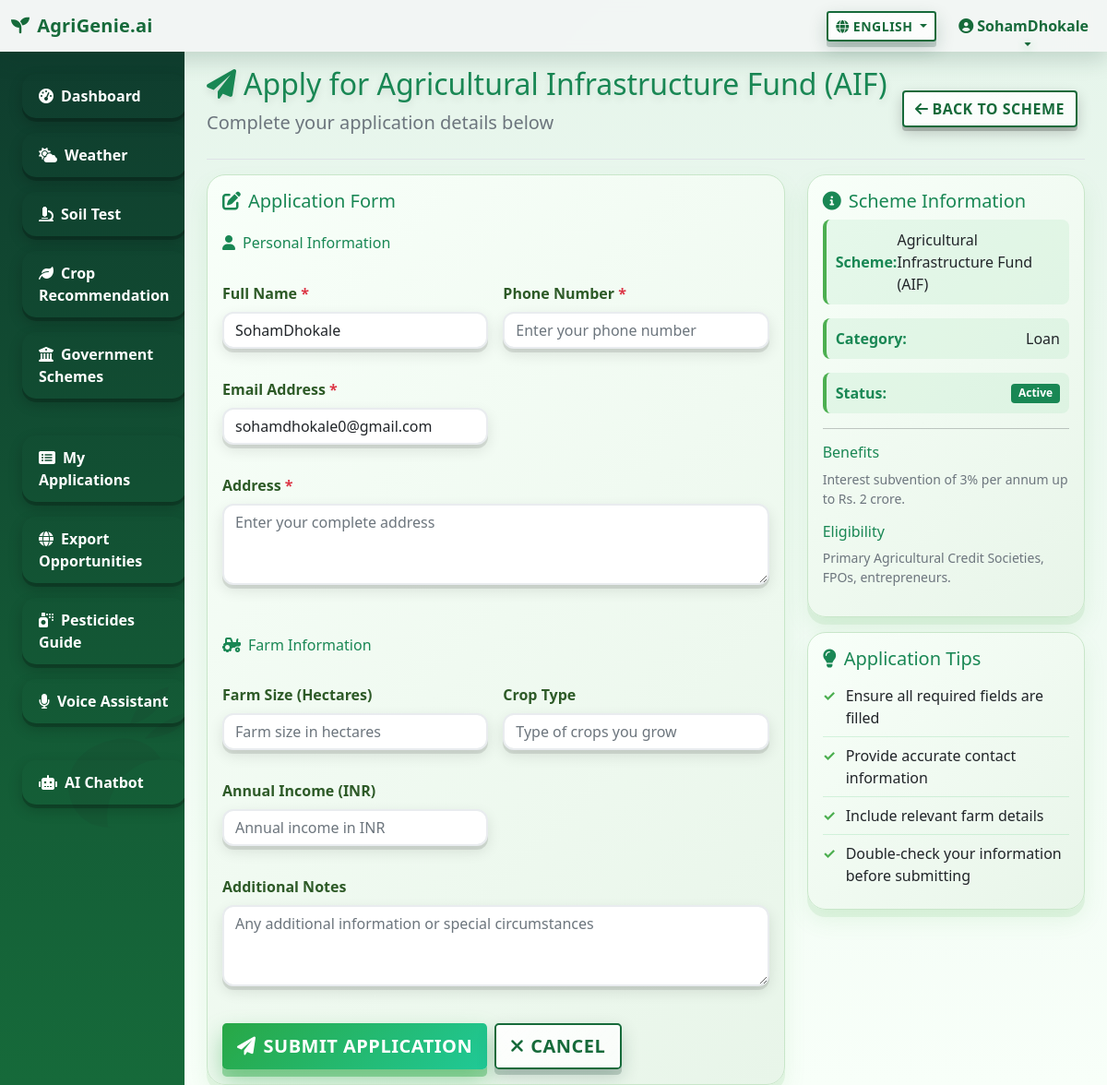
/schemes/9/apply/ (signed in), run on the app's committed database.
### apps/authentication/models.py (models this page shows, shortened)
class CustomUser(AbstractUser):
    phone = models.CharField(max_length=15, blank=True)
    location = models.CharField(max_length=100, blank=True)
    farm_size = models.DecimalField(max_digits=10, decimal_places=2, null=True, blank=True)
    state = models.CharField(max_length=50, blank=True)
    district = models.CharField(max_length=50, blank=True)
    created_at = models.DateTimeField(auto_now_add=True)

### apps/schemes/models.py (models this page shows, shortened)
class GovernmentScheme(models.Model):
    CATEGORY_CHOICES = [
        ('subsidy', 'Subsidy'),
        ('loan', 'Loan'),
        ('insurance', 'Insurance'),
        ('training', 'Training'),
        ('equipment', 'Equipment'),
        ('technology', 'Technology'),
    ]
    name = models.CharField(max_length=200)
    category = models.CharField(max_length=20, choices=CATEGORY_CHOICES)
    description = models.TextField()
    eligibility = models.TextField()
    benefits = models.TextField()
    application_process = models.TextField()
    documents_required = models.TextField()
    contact_info = models.TextField()
    website_url = models.URLField(blank=True)
    application_form_url = models.URLField(blank=True, help_text="Direct link to application form")
    is_active = models.BooleanField(default=True)
    created_at = models.DateTimeField(auto_now_add=True)
    class Meta:
        ordering = ['name']

### apps/schemes/views.py (the view)
# urls.py: path('<int:scheme_id>/apply/', views.apply_scheme, name='apply_scheme'),
@login_required
def apply_scheme(request, scheme_id):
    scheme = get_object_or_404(GovernmentScheme, id=scheme_id, is_active=True)
    try:
        existing_application = SchemeApplication.objects.get(user=request.user, scheme=scheme)
        messages.warning(request, f'You have already applied for {scheme.name}.')
        return redirect('scheme_detail', scheme_id=scheme_id)
    except SchemeApplication.DoesNotExist:
        pass
    if request.method == 'POST':
        form = SchemeApplicationForm(request.POST)
        if form.is_valid():
            application = form.save(commit=False)
            application.user = request.user
            application.scheme = scheme
            application.status = 'submitted'
            application.save()
            messages.success(request, f'Your application for {scheme.name} has been submitted successfully!')
            return redirect('my_applications')
    else:
        initial_data = {
            'full_name': f"{request.user.first_name} {request.user.last_name}".strip() or request.user.username,
            'email': request.user.email,
        }
        form = SchemeApplicationForm(initial=initial_data)
    return render(request, 'schemes/apply.html', {
        'scheme': scheme,
        'form': form
    })

### templates/schemes/apply.html (shortened to what this page needs)
{% extends 'base/base.html' %}
{% block content %}
<div class="d-flex justify-content-between flex-wrap flex-md-nowrap align-items-center pt-3 pb-2 mb-3 border-bottom">
    <div>
        <h1 class="h2 text-success dashboard-title">
            <i class="fas fa-paper-plane me-2"></i>Apply for {{ scheme.name }}
        </h1>
        <p class="lead text-muted">Complete your application details below</p>
    </div>
    <div class="btn-toolbar mb-2 mb-md-0">
        <div class="btn-group me-2">
            <a href="{% url 'scheme_detail' scheme.id %}" class="btn btn-outline-secondary back-btn">
                <i class="fas fa-arrow-left me-1"></i>Back to Scheme
            </a>
        </div>
    </div>
</div>
<div class="row g-4">
    <div class="col-lg-8">
        <div class="card apply-form-card">
            <div class="card-body">
                <h5 class="card-title text-success mb-4">
                    <i class="fas fa-edit me-2"></i>Application Form
                </h5>
                <form method="post" class="application-form">
                    <div class="row g-3">
                        <div class="col-12">
                            <h6 class="text-success mb-3">
                                <i class="fas fa-user me-2"></i>Personal Information
                            </h6>
                        </div>
                        <div class="col-md-6">
                            <div class="form-group">
                                <label for="{{ form.full_name.id_for_label }}" class="form-label">
                                    {{ form.full_name.label }} <span class="text-danger">*</span>
                                </label>
                                {{ form.full_name }}
                            </div>
                        </div>
                        <div class="col-md-6">
                            <div class="form-group">
                                <label for="{{ form.phone_number.id_for_label }}" class="form-label">
                                    {{ form.phone_number.label }} <span class="text-danger">*</span>
                                </label>
                                {{ form.phone_number }}
                            </div>
                        </div>
                        <div class="col-md-6">
                            <div class="form-group">
                                <label for="{{ form.email.id_for_label }}" class="form-label">
                                    {{ form.email.label }} <span class="text-danger">*</span>
                                </label>
                                {{ form.email }}
                            </div>
                        </div>
                        <div class="col-12">
                            <div class="form-group">
                                <label for="{{ form.address.id_for_label }}" class="form-label">
                                    {{ form.address.label }} <span class="text-danger">*</span>
                                </label>
                                {{ form.address }}
                            </div>
                        </div>
                        <div class="col-12">
                            <h6 class="text-success mb-3 mt-4">
                                <i class="fas fa-tractor me-2"></i>Farm Information
                            </h6>
                        </div>
                        <div class="col-md-6">
                            <div class="form-group">
                                <label for="{{ form.farm_size.id_for_label }}" class="form-label">
                                    {{ form.farm_size.label }}
                                </label>
                                {{ form.farm_size }}
                            </div>
                        </div>
                        <div class="col-md-6">
                            <div class="form-group">
                                <label for="{{ form.crop_type.id_for_label }}" class="form-label">
                                    {{ form.crop_type.label }}
                                </label>
                                {{ form.crop_type }}
                            </div>
                        </div>
                        <div class="col-md-6">
                            <div class="form-group">
                                <label for="{{ form.annual_income.id_for_label }}" class="form-label">
                                    {{ form.annual_income.label }}
                                </label>
                                {{ form.annual_income }}
                            </div>
                        </div>
                        <div class="col-12">
                            <div class="form-group">
                                <label for="{{ form.notes.id_for_label }}" class="form-label">
                                    {{ form.notes.label }}
                                </label>
                                {{ form.notes }}
                            </div>
                        </div>
                    </div>
                    <div class="d-flex gap-2 mt-4">
                        <button type="submit" class="btn btn-success btn-lg submit-btn">
                            <i class="fas fa-paper-plane me-2"></i>Submit Application
                        </button>
                        <a href="{% url 'scheme_detail' scheme.id %}" class="btn btn-outline-secondary btn-lg">
                            <i class="fas fa-times me-2"></i>Cancel
                        </a>
                    </div>
                </form>
            </div>
        </div>
    </div>
    <div class="col-lg-4">
        <div class="card scheme-info-card">
            <div class="card-body">
                <h5 class="card-title text-success">
                    <i class="fas fa-info-circle me-2"></i>Scheme Information
                </h5>
                <div class="scheme-info">
                    <div class="info-item">
                        <strong class="text-success">Scheme:</strong>
                        <span>{{ scheme.name }}</span>
                    </div>
                    <div class="info-item">
                        <strong class="text-success">Category:</strong>
                        <span>{{ scheme.get_category_display }}</span>
                    </div>
                    <div class="info-item">
                        <strong class="text-success">Status:</strong>
                        <span class="badge bg-success">Active</span>
                    </div>
                </div>
                <hr>
                <h6 class="text-success">Benefits</h6>
                <p class="text-muted small">{{ scheme.benefits|truncatewords:20 }}</p>
                <h6 class="text-success">Eligibility</h6>
                <p class="text-muted small">{{ scheme.eligibility|truncatewords:15 }}</p>
            </div>
        </div>
        <div class="card tips-card mt-3">
            <div class="card-body">
                <h5 class="card-title text-success">
                    <i class="fas fa-lightbulb me-2"></i>Application Tips
                </h5>
                <ul class="tips-list">
                    <li>Ensure all required fields are filled</li>
                    <li>Provide accurate contact information</li>
                    <li>Include relevant farm details</li>
                    <li>Double-check your information before submitting</li>
                </ul>
            </div>
        </div>
    </div>
</div>
{% endblock %}

### templates/base/base.html (shortened to what this page needs)
{% load translation_tags %}
<!DOCTYPE html>
<html lang="en">
<head>
    <link href="https://cdn.jsdelivr.net/npm/bootstrap@5.1.3/dist/css/bootstrap.min.css" rel="stylesheet">
    <link href="https://cdnjs.cloudflare.com/ajax/libs/font-awesome/6.0.0/css/all.min.css" rel="stylesheet">
</head>
<body>
    <nav class="navbar navbar-expand-lg navbar-light">
        <div class="container-fluid">
            <a class="navbar-brand" href="{% url 'dashboard' %}">
                <i class="fas fa-seedling me-2"></i>AgriGenie.ai
            </a>
            <div class="collapse navbar-collapse" id="navbarSupportedContent">
                <div class="d-flex align-items-center gap-2 me-3">
                    <div class="dropdown">
                        <button class="btn btn-sm btn-outline-secondary dropdown-toggle" id="siteLangBtn" data-bs-toggle="dropdown">
                            <i class="fas fa-globe me-1"></i><span id="siteLangText">{{ site_lang|default:'en' }}</span>
                        </button>
                    </div>
                </div>
                <ul class="navbar-nav mb-2 mb-lg-0">
                    {% if user.is_authenticated %}
                        <li class="nav-item dropdown">
                            <a class="nav-link dropdown-toggle" href="#" id="navbarDropdown" role="button" data-bs-toggle="dropdown">
                                <i class="fas fa-user-circle me-1"></i>{{ user.first_name|default:user.username }}
                            </a>
                        </li>
                    {% else %}
                        <li class="nav-item"><a class="nav-link" href="{% url 'login' %}">{{ 'login'|t:site_lang }}</a></li>
                        <li class="nav-item"><a class="nav-link" href="{% url 'register' %}">{{ 'register'|t:site_lang }}</a></li>
                    {% endif %}
                </ul>
            </div>
        </div>
    </nav>
    <div class="container-fluid">
        <div class="row">
            {% if user.is_authenticated %}
            <nav class="col-md-3 col-lg-2 d-md-block sidebar collapse">
                <div class="position-sticky pt-3">
                    <div class="crop-art">
                        <svg viewBox="0 0 64 64" xmlns="http://www.w3.org/2000/svg" fill="currentColor">
                            <path d="M21 52c0-11 9-20 20-20h3c-2-6-8-10-15-10C17 22 10 29 10 38c0 8 6 14 14 14h-3Z"/>
                            <path d="M36 18c3-6 9-10 16-10-3 6-9 10-16 10Z"/>
                            <path d="M40 24c5-4 12-6 19-6-4 5-11 7-19 6Z"/>
                        </svg>
                    </div>
                    <ul class="nav flex-column">
                        <li class="nav-item"><a class="nav-link" href="{% url 'dashboard' %}"><i class="fas fa-tachometer-alt me-2"></i>{{ 'dashboard'|t:site_lang }}</a></li>
                        <li class="nav-item"><a class="nav-link" href="{% url 'weather_dashboard' %}"><i class="fas fa-cloud-sun me-2"></i>{{ 'weather'|t:site_lang }}</a></li>
                        <li class="nav-item"><a class="nav-link" href="{% url 'soil_test' %}"><i class="fas fa-microscope me-2"></i>{{ 'soil_test'|t:site_lang }}</a></li>
                        <li class="nav-item"><a class="nav-link" href="{% url 'crop_recommendation' %}"><i class="fas fa-leaf me-2"></i>{{ 'crop_recommendation'|t:site_lang }}</a></li>
                        <li class="nav-item"><a class="nav-link" href="{% url 'schemes_list' %}"><i class="fas fa-university me-2"></i>{{ 'government_schemes'|t:site_lang }}</a></li>
                        <li class="nav-item"><a class="nav-link" href="{% url 'my_applications' %}"><i class="fas fa-list-alt me-2"></i>My Applications</a></li>
                        <li class="nav-item"><a class="nav-link" href="{% url 'exports_list' %}"><i class="fas fa-globe me-2"></i>{{ 'export_opportunities'|t:site_lang }}</a></li>
                        <li class="nav-item"><a class="nav-link" href="{% url 'pesticides_list' %}"><i class="fas fa-spray-can me-2"></i>{{ 'pesticides_guide'|t:site_lang }}</a></li>
                        <li class="nav-item"><a class="nav-link" href="{% url 'voice_assistant' %}"><i class="fas fa-microphone me-2"></i>{{ 'voice_assistant'|t:site_lang }}</a></li>
                        <li class="nav-item"><a class="nav-link" href="{% url 'chatbot' %}"><i class="fas fa-robot me-2"></i>{{ 'ai_chatbot'|t:site_lang }}</a></li>
                    </ul>
                </div>
            </nav>
            {% endif %}
            <main class="col-md-9 ms-sm-auto col-lg-10 px-md-4 main-content">
                {% block content %}{% endblock %}
            </main>
        </div>
    </div>
</body>
</html>

### data on the page
CustomUser: first_name "SohamDhokale", email "sohamdhokale0@gmail.com"
GovernmentScheme: name "Agricultural Infrastructure Fund (AIF)", category "Loan", benefits "Interest subvention of 3% per annum up to Rs. 2 crore.", eligibility "Primary Agricultural Credit Societies, FPOs, entrepreneurs."

### other printed values
{{ 'dashboard'|t:site_lang }} "Dashboard"
{{ 'weather'|t:site_lang }} "Weather"
{{ 'soil_test'|t:site_lang }} "Soil Test"
{{ 'crop_recommendation'|t:site_lang }} "Crop Recommendation"
{{ 'government_schemes'|t:site_lang }} "Government Schemes"
{{ 'export_opportunities'|t:site_lang }} "Export Opportunities"
{{ 'pesticides_guide'|t:site_lang }} "Pesticides Guide"
{{ 'voice_assistant'|t:site_lang }} "Voice Assistant"
{{ 'ai_chatbot'|t:site_lang }} "AI Chatbot"
